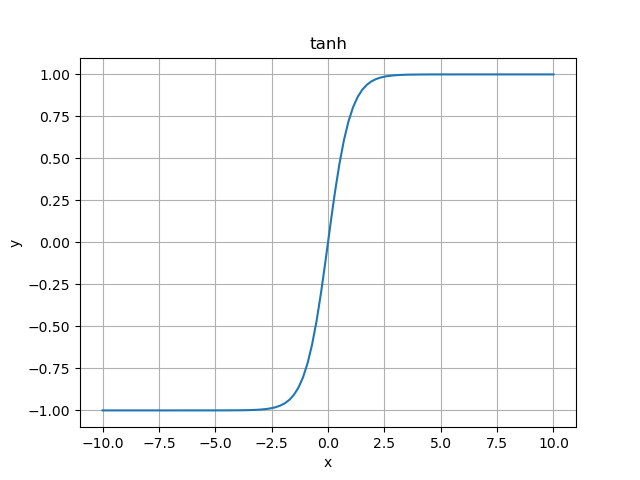

Recreate this plot in Python.
import matplotlib.pyplot as plt
import numpy as np


# tanh
# ReLU
# Leaky ReLU

def tanh(x: np.ndarray) -> np.ndarray:
    # np.tanh(x)
    return (np.exp(x) - np.exp(-x)) / (np.exp(x) + np.exp(-x))


def tanh_grad(x: np.ndarray) -> np.ndarray:
    return np.exp(-x) / (1 + np.exp(-x)) ** 2


if __name__ == '__main__':
    x = np.linspace(start=-10, stop=10, num=100)
    y = tanh(x)
    fig, ax = plt.subplots()
    ax.grid()
    ax.set_title('tanh')
    ax.set_xlabel('x')
    ax.set_ylabel('y')
    ax.plot(x, y)
    # plt.show()
    plt.savefig('tanh.png')
